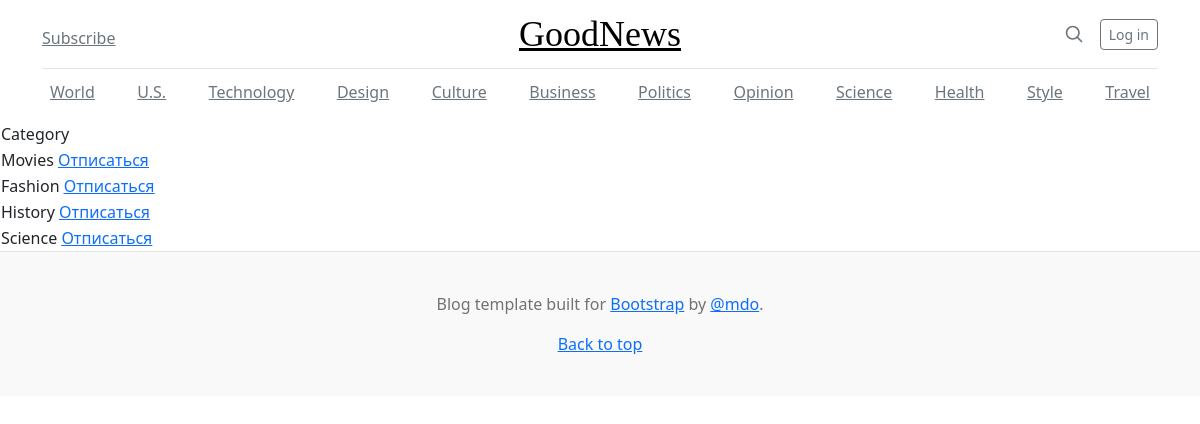
The page /subscription/ (signed in) on the database as committed earlier.
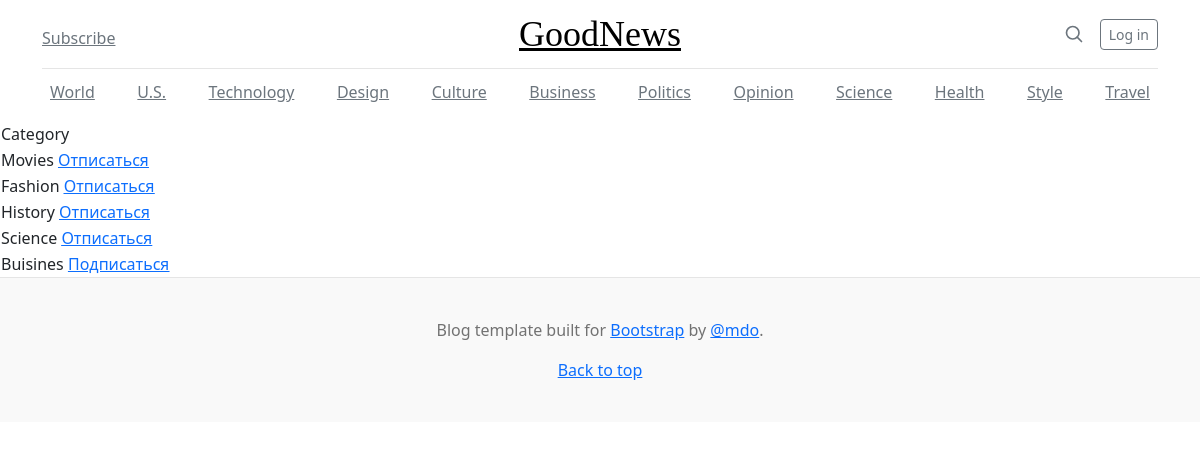
The same page on the database as committed later.
### news/models.py (models this page shows, shortened)
class Category(models.Model):
    category_name = models.CharField(max_length=256, unique=True)
    subscribers = models.ManyToManyField(User, through='UserCategory')

### news/views.py (the view)
# urls.py: path('subscription/', CategoriesSubscription.as_view(), name='subscription'),
class CategoriesSubscription(LoginRequiredMixin, ListView, FormMixin):
    model = Category
    template_name = 'news/subscription.html'
    context_object_name = 'subscription'
    form_class = CategoryForm
    def get_context_data(self,
                         **kwargs):
        context = super().get_context_data(**kwargs)
        return context

### templates/news/subscription.html (shortened to what this page needs)
{% extends 'flatpages/default.html' %}
{% load custom_filters %}
{% block content %}
{% if request.user.is_authenticated %}
        <table>
            <tr>
                <td>
                    Category
                </td>
            </tr>
            {% for category in object_list %}
            <tr>
<td>
            {{ category.category_name }}
            {% if not user in category.subscribers.all %}
            <a href="{% url 'subscribe' category.id %}"><u>Подписаться</u></a>
            {% elif user in category.subscribers.all %}
            <a href="{% url 'unsubscribe' category.id  %}"><u> Отписаться </u></a>
            {%endif%}
</td>
            </tr>
            {% endfor %}
        </table>
{% else %}
Log in to manage subscription
{% endif %}
{% endblock content %}

Rows that differ between the two databases and show on the page:
added Category: category_name "Buisines", shows "Подписаться"
